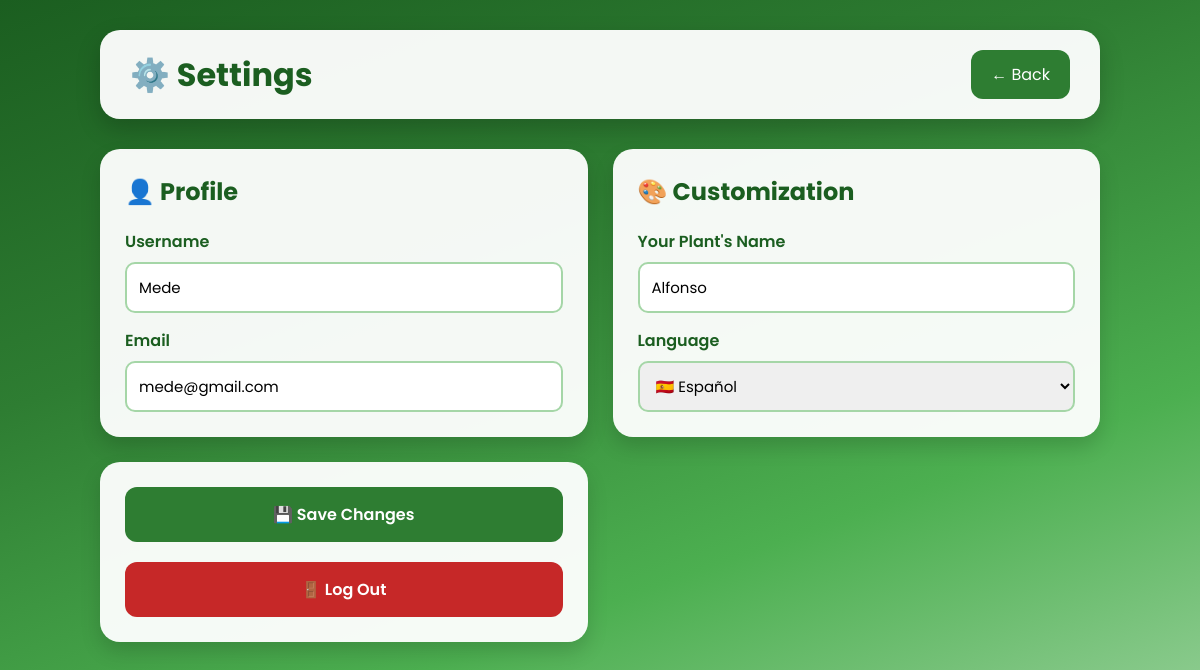
Page /ajustes (signed in) on the committed database.
### main.py (models this page shows, shortened)
class User(db.Model):
    id = db.Column(db.Integer, primary_key=True)
    email = db.Column(db.String(100), unique=True, nullable=False)
    password = db.Column(db.String(100), nullable=False)
    username = db.Column(db.String(100), nullable=True)
    points = db.Column(db.Integer, default=0)
    plant_name = db.Column(db.String(200), default=0)
    plant_type = db.Column(db.String(200), default=0)
    streak = db.Column(db.Integer, default=0)
    lvl = db.Column(db.Integer, default=0)
    impact = db.Column(db.Integer, default=0)
    lang = db.Column(db.String(10), default='es')

### main.py (the view)
@app.route('/ajustes')
def ajustes():
    if 'user_id' in session:
        user_id = session['user_id']
        user = User.query.get(user_id)
        return render_template(template(user, "settings"), user=user)
    else:
        return redirect('/')

### main.py (called while the page is built)
def template(user, pagina):
    carpeta = "english" if user.lang == "en" else "espanol"
    prefijo = "en" if user.lang == "en" else "es"
    return f"{carpeta}/{prefijo}_{pagina}.html"

### templates/english/en_settings.html (shortened to what this page needs)
<!DOCTYPE html>
<html lang="en">
<head>
    <link rel="stylesheet" href="../static/css/settings.css">
</head>
<body>
    <header class="encabezado">
        <h1>⚙️ Settings</h1>
        <a href="dashboard" class="volver">
            ← Back
        </a>
    </header>
    <form class="form" action="/guardar_ajustes" method="POST">
        <section class="tarjeta">
            <h2>👤 Profile</h2>
            <label>Username</label>
            <input type="text" name="username" value="{{ user.username }}">
            <label>Email</label>
            <input type="email" name="email" value="{{ user.email }}">
        </section>
        <section class="tarjeta">
            <h2>🎨 Customization</h2>
            <label>Your Plant's Name</label>
            <input type="text" name="plant_name" value="{{ user.plant_name }}">
            <label>Language</label>
            <select name="lang">
            <option value="es">🇪🇸 Español</option>
            </select>
        </section>
        <section class="tarjeta botones">
            <button type="submit" class="guardar">
                💾 Save Changes
            </button>
            <a href="/logout" class="cerrar">
                🚪 Log Out
            </a>
        </section>
    </form>
</body>
</html>

### static/css/settings.css (style rules this page uses)
* { margin:0; padding:0; box-sizing:border-box; font-family:"Poppins",sans-serif; }
body { min-height:100vh; background:linear-gradient(160deg,#1B5E20,#2E7D32,#4CAF50,#A5D6A7); padding:30px; }
.encabezado { max-width:1000px; margin:auto; margin-bottom:30px; background:rgba(255,255,255,.95); padding:20px 30px; border-radius:20px; display:flex; justify-content:space-between; align-items:center; box-shadow:0 10px 25px rgba(0,0,0,.2); }
.encabezado h1 { color:#1B5E20; }
.volver { text-decoration:none; color:white; background:#2E7D32; padding:12px 20px; border-radius:12px; transition:.3s; }
.form { max-width:1000px; margin:auto; display:grid; grid-template-columns:repeat(auto-fit,minmax(350px,1fr)); gap:25px; }
.tarjeta { background:rgba(255,255,255,.95); border-radius:20px; padding:25px; box-shadow:0 10px 20px rgba(0,0,0,.15); }
.tarjeta h2 { color:#1B5E20; margin-bottom:20px; }
label { display:block; margin-top:15px; margin-bottom:8px; font-weight:600; color:#1B5E20; }
input[type=text], input[type=email], select { width:100%; padding:12px; border:2px solid #A5D6A7; border-radius:10px; outline:none; font-size:15px; }
.botones { display:flex; flex-direction:column; justify-content:center; gap:20px; }
button { padding:15px; border:none; border-radius:12px; color:white; font-size:16px; font-weight:600; cursor:pointer; transition:.3s; }
.guardar { width:100%; background:#2E7D32; }
.cerrar { display:block; width:100%; text-align:center; text-decoration:none; background:#C62828; padding:15px; border:none; border-radius:12px; color:white; font-size:16px; font-weight:600; cursor:pointer; transition:.3s; }

### rows in the picture
User: username "Mede", email "mede@gmail.com", plant_name "Alfonso"
